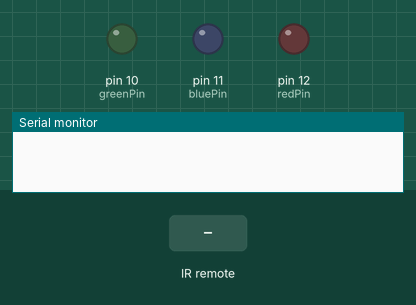
Simulated run of this sketch. Board: Arduino Uno, built with avr-gcc and run on an emulated ATmega328P. Parts: output pins drawn as LEDs (lit = HIGH), the last lines printed to the serial monitor. The inputs (shaded band) are chosen by the test bench.

Above: at 1.2 s.
1.3 s: infrared code 0xFD00FF received
At 2.1 s:
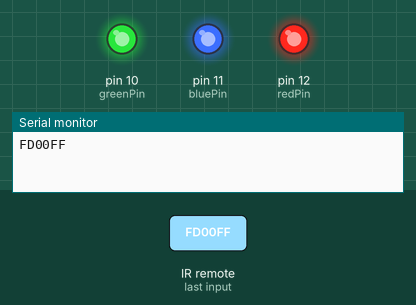
2.8 s: infrared code 0xFD08F7 received
At 3.2 s:
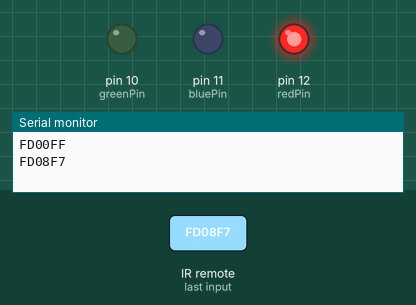
4.3 s: infrared code 0xFD8877 received
At 5.5 s:
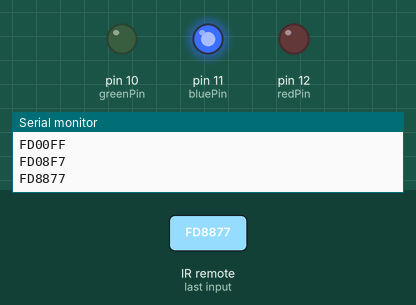
5.8 s: infrared code 0xFD48B7 received
At 6.8 s:
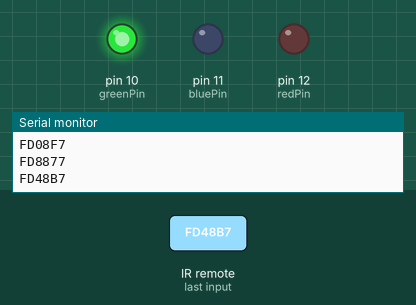
7.3 s: infrared code 0xFD28D7 received
At 8.0 s:
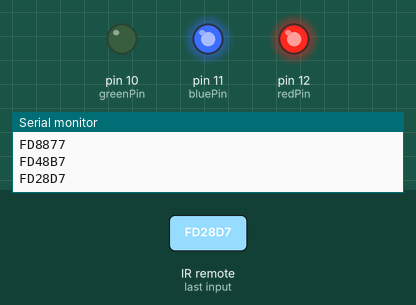
8.8 s: infrared code 0xFDA857 received
At 9.1 s:
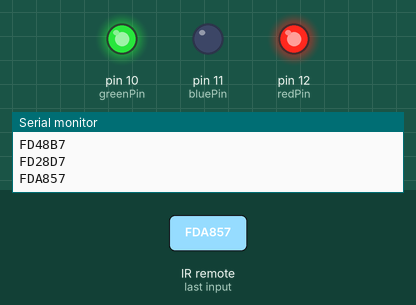
Timing chart, 0 to 11.3 s (numbered marks = the images above; inputs shaded):
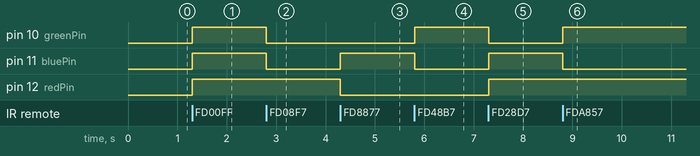

Measured:
- after the input at 1.3 s, pin 10 (greenPin), pin 11 (bluePin), pin 12 (redPin): LOW → HIGH at once
- after the input at 2.8 s, pin 10 (greenPin), pin 11 (bluePin): HIGH → LOW at once
- after the input at 4.3 s, pin 11 (bluePin): LOW → HIGH at once; pin 12 (redPin): HIGH → LOW at once
- after the input at 5.8 s, pin 10 (greenPin): LOW → HIGH at once; pin 11 (bluePin): HIGH → LOW at once
- after the input at 7.3 s, pin 10 (greenPin): HIGH → LOW at once; pin 11 (bluePin), pin 12 (redPin): LOW → HIGH at once
- after the input at 8.8 s, pin 10 (greenPin): LOW → HIGH at once; pin 11 (bluePin): HIGH → LOW at once

The sketch:

024IRremote.ino
```cpp
#include <IRremote.h>

int redPin = 12;
int bluePin = 11;
int greenPin = 10;
int IRpin=9;

IRrecv IR(IRpin);
decode_results cmd;

void setup(){
  pinMode(redPin,OUTPUT);
  pinMode(bluePin,OUTPUT);
  pinMode(greenPin,OUTPUT);
  Serial.begin(9600);
  IR.enableIRIn();
}

void loop(){
  while(IR.decode(&cmd)==0){}
  Serial.println(cmd.value,HEX);
  switch(cmd.value){
    case 0xFD00FF:
    	digitalWrite(redPin,HIGH);
    	digitalWrite(bluePin,HIGH);
    	digitalWrite(greenPin,HIGH);
  		break;
    case 0XFD40BF:
       	digitalWrite(redPin,LOW);
    	digitalWrite(bluePin,LOW);
    	digitalWrite(greenPin,LOW);
  		break;
    case 0xFD08F7:
       	digitalWrite(redPin,HIGH);
    	digitalWrite(bluePin,LOW);
    	digitalWrite(greenPin,LOW);
  		break;
    case 0XFD8877:
       	digitalWrite(redPin,LOW);
    	digitalWrite(bluePin,HIGH);
    	digitalWrite(greenPin,LOW);
  		break;
    case 0XFD48B7:
       	digitalWrite(redPin,LOW);
    	digitalWrite(bluePin,LOW);
    	digitalWrite(greenPin,HIGH);
  		break;
    case 0XFD28D7:
       	digitalWrite(redPin,HIGH);
    	digitalWrite(bluePin,HIGH);
    	digitalWrite(greenPin,LOW);
  		break;
    case 0XFDA857:
       	digitalWrite(redPin,HIGH);
    	digitalWrite(bluePin,LOW);
    	digitalWrite(greenPin,HIGH);
  		break;
    case 0XFD6897:
       	digitalWrite(redPin,LOW);
    	digitalWrite(bluePin,HIGH);
    	digitalWrite(greenPin,HIGH);
  		break;
  }

  delay(1500);
  IR.resume();
}


/*
FD00FF - POW
FD40BF - OFF
FD08F7 - 1
FD8877 - 2
FD48B7 - 3
FD28D7 - 4
FDA857 - 5
FD6897 - 6
FD18E7 - 7
FD9867 - 8
FD58A7 - 9

*/
```
